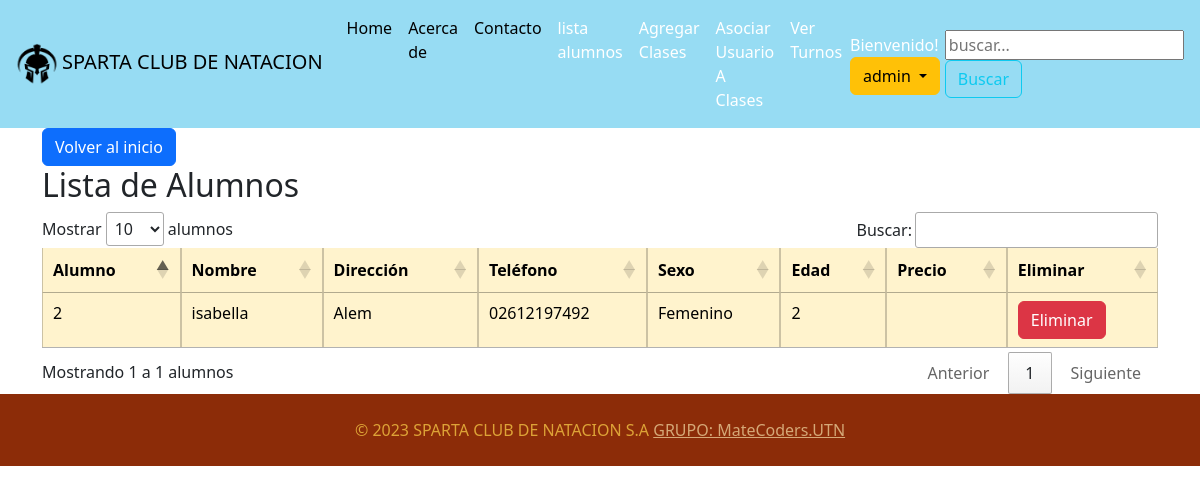
/alumnos/ (signed in), run on an earlier commit of the app's database.
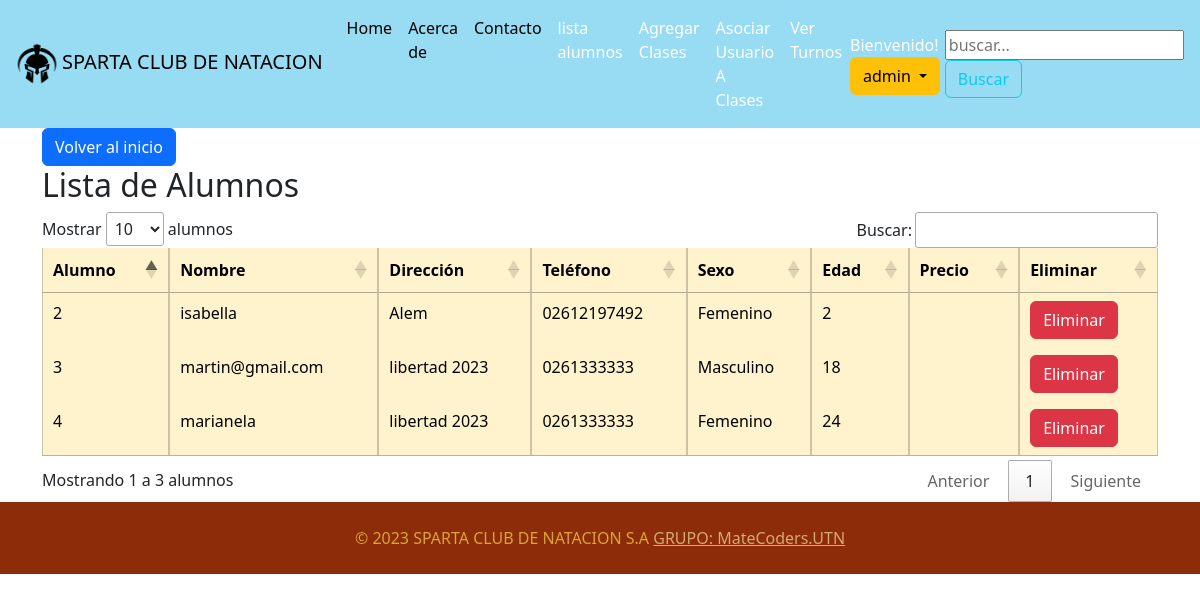
And on a later commit of the database.
### USUARIOS/models.py (models this page shows, shortened)
class CustomUser(AbstractUser):
    direccion = models.CharField(max_length=255)
    telefono = models.CharField(max_length=15)
    SEXO_CHOICES = [('M', 'Masculino'), ('F', 'Femenino')]
    sexo = models.CharField(choices=SEXO_CHOICES, max_length=1)
    edad = models.IntegerField(default=18)  # O cualquier valor predeterminado que desees
    telefono_emergencia = models.CharField(max_length=15)
    alergias = models.TextField(blank=True, null=True)
    class Meta:
        verbose_name = 'Usuario Personalizado'
        verbose_name_plural = 'Usuarios Personalizados'

### TIENDA/views.py (the view)
# urls.py: path('alumnos/', views.lista_alumnos, name='lista_alumnos'),
@permission_required('TIENDA.lista_alumnos')
def lista_alumnos(request):
    usuarios = CustomUser.objects.filter(is_superuser=False)
    if request.method == 'POST':
        form = RegistroForm(request.POST)
        if 'eliminar' in request.POST:
            usuario_id = request.POST.get('alumno_id')  # Corregir obtención del ID del usuario a eliminar
            usuario_eliminar = CustomUser.objects.get(pk=usuario_id)
            usuario_eliminar.delete()
            return redirect('tienda:lista_alumnos')
    else:
        form = RegistroForm()
    return render(request, 'tienda/lista_alumnos.html', {'usuarios': usuarios, 'form': form})

### USUARIOS/forms.py
class RegistroForm(UserCreationForm):
    class Meta(UserCreationForm.Meta):
        model = CustomUser
        fields = ('username', 'email', 'direccion', 'telefono', 'sexo', 'edad', 'telefono_emergencia', 'alergias')

### TIENDA/templates/tienda/lista_alumnos.html (shortened to what this page needs)
{% extends 'tienda/layout.html' %}
{% load static %}
{% block body %}
  <a href="{% url 'tienda:home' %}" class="btn btn-primary">Volver al inicio</a>
  <h2>Lista de Alumnos</h2>
  <div class="row">
    <div class="col-md-12">
      <table id="alumnos-table" class="table table-bordered table-dark">
        <thead>
          <tr>
            <th class="table-warning" scope='col'>Alumno</th>
            <th class="table-warning" scope='col'>Nombre</th>
            <th class="table-warning" scope='col'>Dirección</th>
            <th class="table-warning" scope='col'>Teléfono</th>
            <th class="table-warning" scope='col'>Sexo</th>
            <th class="table-warning" scope='col'>Edad</th>
            <th class="table-warning" scope='col'>Precio</th>
            <th class="table-warning" scope='col'>Eliminar</th>
          </tr>
        </thead>
        <tbody>
          {% for usuario in usuarios %}
          {% if not usuario.is_superuser %}
            <tr class="table-warning">
              <td class="table-warning">{{ usuario.id }}</td>
              <td class="table-warning">{{ usuario.username }}</td>
              <td class="table-warning">{{ usuario.direccion }}</td>
              <td class="table-warning">{{ usuario.telefono }}</td>
              <td class="table-warning">{{ usuario.get_sexo_display }}</td>
              <td class="table-warning">{{ usuario.edad }}</td>
              <td class="table-warning">{{ usuario.pago }}</td>
              <td>
                <form method="post" action="{% url 'tienda:lista_alumnos' %}" onsubmit="return confirm('¿Estás seguro de que deseas eliminar este alumno?');">
                  <button type="submit" name="eliminar" class="btn btn-danger">Eliminar</button>
                </form>
              </td>
            </tr>
          {% endif %}
          {% endfor %}
        </tbody>
      </table>
    </div>
  </div>
</div>
{% endblock body %}

### TIENDA/templates/tienda/layout.html (shortened to what this page needs)
{% load static %}
<!DOCTYPE html>
<html>
<head>
    <link rel="stylesheet" type="text/css" href="{% static 'node_modules/bootstrap/dist/css/bootstrap.min.css' %}">
    <link rel="stylesheet" type="text/css" href="{% static 'DataTables/datatables.min.css' %}">
</head>
<body>
    <nav class="navbar navbar-expand-lg navbar-light sticky-top" style="background-color: #97DCF3">
        <div class="container-fluid">
            <a class="navbar-brand" href="{% url 'tienda:home' %}" style=""><img src="{% static 'media/img/logonegro.png' %}" alt="Logo de la tienda" width="50" height="50">SPARTA CLUB DE NATACION</a>
            <div class="collapse navbar-collapse" id="navbarSupportedContent">
                <ul class="navbar-nav me-auto mb-2 mb-lg-0">
                    <li class="nav-item">
                        <a class="nav-link active" style="" aria-current="page" href="{% url 'tienda:home' %} ">Home</a>
                    </li>
                    <a href="" class="nav-link active" style=""> Acerca de</a>
                    <a href="mailto: contacto@SPARTACLUBNATACION.com" class="nav-link active" style="">Contacto</a>
                    {% if perms.TIENDA.lista_alumnos%}
                    <li class="nav-item">
                        <a class="nav-link" href="{% url 'tienda:lista_alumnos' %}"style="color: #ffffff;">lista alumnos</a>
                    </li>
                    {% endif %}
                    <li class="nav-item">
                        <a class="nav-link" href="{% url 'tienda:agregar_clase' %}"style="color: #ffffff;">Agregar Clases</a>
                    </li>
                    <li class="nav-item">
                        <a class="nav-link" href="{% url 'tienda:asociar_usuario_clases' %}"style="color: #ffffff;">Asociar Usuario A Clases</a>
                    </li>
                    <li class="nav-item">
                        <a class="nav-link" href="{% url 'tienda:ver_turnos' %}"style="color: #ffffff;">Ver Turnos</a>
                    </li>
                </ul>
                <div class="d-grid gap-2 d-md-block">
                    {% if user.is_authenticated %}
                        <div class="dropdown">
                            <span class="navbar-text" style="color: #ffffff">
                            Bienvenido!
                            </span>
                            <button class="btn btn-warning dropdown-toggle" type="button" id="dropdownMenuButton1"
                                data-bs-toggle="dropdown" aria-expanded="false">
                                {{user.username}}
                            </button>
                        </div>
                    {% endif%}
                </div>
                <form action="{% url 'tienda:buscar' %} ">
                    <input name="buscar" type="text" placeholder="buscar...">
                    <button type="submit" class="btn btn-outline-info">Buscar</button>
                </form>
            </div>
        </div>
    </nav>
    <div class="container">
        {% block body %}
        {% endblock body %}
    <footer class="footer mt-auto py-3" style="background-color: #8C2C08;">
        <div class="container">
            <div class="footer-copyright text-center py-2 "style="color: #DDA337;">
                © 2023 SPARTA CLUB DE NATACION S.A
                <a href="mailto: martinalejandrotorres77@gmail.com" style="color: #D5A877;">GRUPO: MateCoders.UTN</a>
            </div>
        </div>
    </footer>
</body>
</html>

What changed in the data, as far as the page shows it:
added CustomUser: id "3", username "martin@gmail.com", direccion "libertad 2023", telefono "0261333333", sexo "Masculino", edad "18"
added CustomUser: id "4", username "marianela", direccion "libertad 2023", telefono "0261333333", sexo "Femenino", edad "24"
Also different on the page:
text written by a page script: "Mostrar alumnos Buscar: Mostrando 1 a 1 alumnos Anterior 1 Siguiente" → "Mostrar alumnos Buscar: Mostrando 1 a 3 alumnos Anterior 1 Siguiente"
